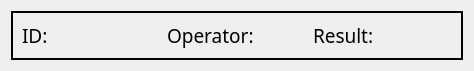
<?xml version="1.0" encoding="UTF-8"?>
<ui version="4.0">
 <class>finishedProc</class>
 <widget class="QWidget" name="finishedProc">
  <property name="geometry">
   <rect>
    <x>0</x>
    <y>0</y>
    <width>474</width>
    <height>61</height>
   </rect>
  </property>
  <property name="windowTitle">
   <string>Form</string>
  </property>
  <layout class="QVBoxLayout" name="verticalLayout">
   <item>
    <widget class="QFrame" name="frame">
     <property name="frameShape">
      <enum>QFrame::WinPanel</enum>
     </property>
     <property name="frameShadow">
      <enum>QFrame::Plain</enum>
     </property>
     <layout class="QHBoxLayout" name="horizontalLayout">
      <item>
       <widget class="QLabel" name="idLB">
        <property name="font">
         <font>
          <family>Rockwell</family>
          <pointsize>14</pointsize>
         </font>
        </property>
        <property name="text">
         <string>ID:</string>
        </property>
       </widget>
      </item>
      <item>
       <widget class="QLabel" name="operatorLB">
        <property name="font">
         <font>
          <family>Rockwell</family>
          <pointsize>14</pointsize>
         </font>
        </property>
        <property name="text">
         <string>Operator:</string>
        </property>
       </widget>
      </item>
      <item>
       <widget class="QLabel" name="resultLB">
        <property name="font">
         <font>
          <family>Rockwell</family>
          <pointsize>14</pointsize>
         </font>
        </property>
        <property name="text">
         <string>Result:</string>
        </property>
       </widget>
      </item>
     </layout>
    </widget>
   </item>
  </layout>
 </widget>
 <resources/>
 <connections/>
</ui>
